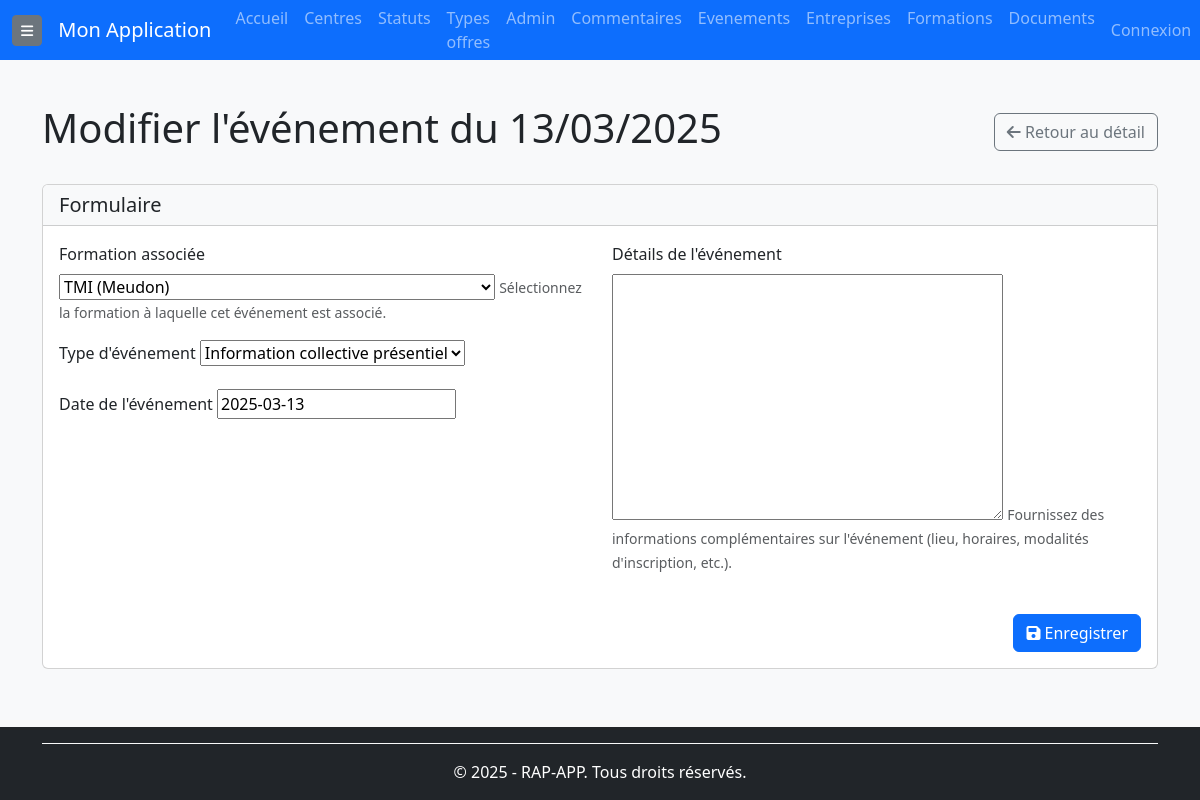
The page /evenements/4/modifier/ (signed in) on the database its author committed.
### rap_app/models/evenements.py (models this page shows, shortened)
class Evenement(BaseModel):
    INFO_PRESENTIEL = 'info_collective_presentiel'
    INFO_DISTANCIEL = 'info_collective_distanciel'
    JOB_DATING = 'job_dating'
    EVENEMENT_EMPLOI = 'evenement_emploi'
    FORUM = 'forum'
    JPO = 'jpo'
    AUTRE = 'autre'
    TYPE_EVENEMENT_CHOICES = [
        (INFO_PRESENTIEL, 'Information collective présentiel'),
        (INFO_DISTANCIEL, 'Information collective distanciel'),
        (JOB_DATING, 'Job dating'),
        (EVENEMENT_EMPLOI, 'Événement emploi'),
        (FORUM, 'Forum'),
        (JPO, 'Journée Portes Ouvertes (JPO)'),
        (AUTRE, 'Autre'),
    ]
    formation = models.ForeignKey(Formation, on_delete=models.CASCADE, null=True, blank=True,  related_name="evenements",verbose_name="Formation associée")
    type_evenement = models.CharField(max_length=100, choices=TYPE_EVENEMENT_CHOICES, verbose_name="Type d'événement",db_index=True)
    details = models.TextField(null=True,  blank=True, verbose_name="Détails de l'événement")
    event_date = models.DateField(null=True, blank=True, verbose_name="Date de l'événement")
    description_autre = models.CharField(max_length=255,  null=True,  blank=True,  verbose_name="Description pour 'Autre' événement")
    class Meta:
        verbose_name = "Événement"
        verbose_name_plural = "Événements"
        ordering = ['-event_date']
        indexes = [
            models.Index(fields=['event_date']),  # Optimisation des recherches par date.
            models.Index(fields=['type_evenement']),  # Ajout d'un index sur le type d'événement.
        ]

### rap_app/views/evenements_views.py (the view, shortened to what this page needs)
# urls.py: path('evenements/<int:pk>/modifier/', evenements_views.EvenementUpdateView.as_view(), name='evenement-update'),
class EvenementUpdateView(PermissionRequiredMixin, BaseUpdateView):
    model = Evenement
    permission_required = 'rap_app.change_evenement'
    fields = ['formation', 'type_evenement', 'details', 'event_date', 'description_autre']
    template_name = 'evenements/evenement_form.html'
    def get_context_data(self, **kwargs):
        context = super().get_context_data(**kwargs)
        context['titre'] = f"Modifier l'événement du {self.object.event_date.strftime('%d/%m/%Y') if self.object.event_date else ''}"
        context['types_evenement'] = Evenement.TYPE_EVENEMENT_CHOICES
        return context

### rap_app/models/formations.py (called while the page is built)
    def __str__(self):
        return f"{self.nom} ({self.centre.nom if self.centre else 'Centre inconnu'})"

### rap_app/templates/evenements/evenement_form.html (shortened to what this page needs)
{% extends 'base.html' %}
{% load static %}
{% block content %}
<div class="container mt-4">
    <div class="d-flex justify-content-between align-items-center mb-4">
        <h1>{{ titre }}</h1>
        <div>
            {% if evenement.id %}
                <a href="{% url 'evenement-detail' evenement.id %}" class="btn btn-outline-secondary">
                    <i class="fas fa-arrow-left"></i> Retour au détail
                </a>
            {% else %}
                <a href="{% url 'evenement-list' %}" class="btn btn-outline-secondary">
                    <i class="fas fa-arrow-left"></i> Retour à la liste
                </a>
            {% endif %}
        </div>
    </div>
    <div class="card">
        <div class="card-header bg-light">
            <h5 class="mb-0">Formulaire</h5>
        </div>
        <div class="card-body">
            <form method="post">
                <div class="row">
                    <div class="col-md-6">
                        <div class="mb-3">
                            <label for="{{ form.formation.id_for_label }}" class="form-label">Formation associée</label>
                            {{ form.formation }}
                            <small class="form-text text-muted">Sélectionnez la formation à laquelle cet événement est associé.</small>
                        </div>
                        <div class="mb-3">
                            <label for="{{ form.type_evenement.id_for_label }}" class="form-label">Type d'événement</label>
                            {{ form.type_evenement }}
                        </div>
                        <div class="mb-3">
                            <label for="{{ form.event_date.id_for_label }}" class="form-label">Date de l'événement</label>
                            {{ form.event_date }}
                        </div>
                    </div>
                    <div class="col-md-6">
                        <div class="mb-3">
                            <label for="{{ form.details.id_for_label }}" class="form-label">Détails de l'événement</label>
                            {{ form.details }}
                            <small class="form-text text-muted">Fournissez des informations complémentaires sur l'événement (lieu, horaires, modalités d'inscription, etc.).</small>
                        </div>
                    </div>
                </div>
                <div class="d-flex justify-content-end mt-4">
                    <button type="submit" class="btn btn-primary">
                        <i class="fas fa-save"></i> Enregistrer
                    </button>
                </div>
            </form>
        </div>
    </div>
</div>
{% endblock %}

### rap_app/templates/base.html (style rules this page uses)
body { background-color: #f8f9fa; display: flex; flex-direction: column; min-height: 100vh; }

### rows shown on the page
Evenement: formation "TMI (Meudon)", type_evenement "Information collective présentiel", event_date "2025-03-13"

### other values the page prints
{{ titre }} "Modifier l'événement du 13/03/2025"
